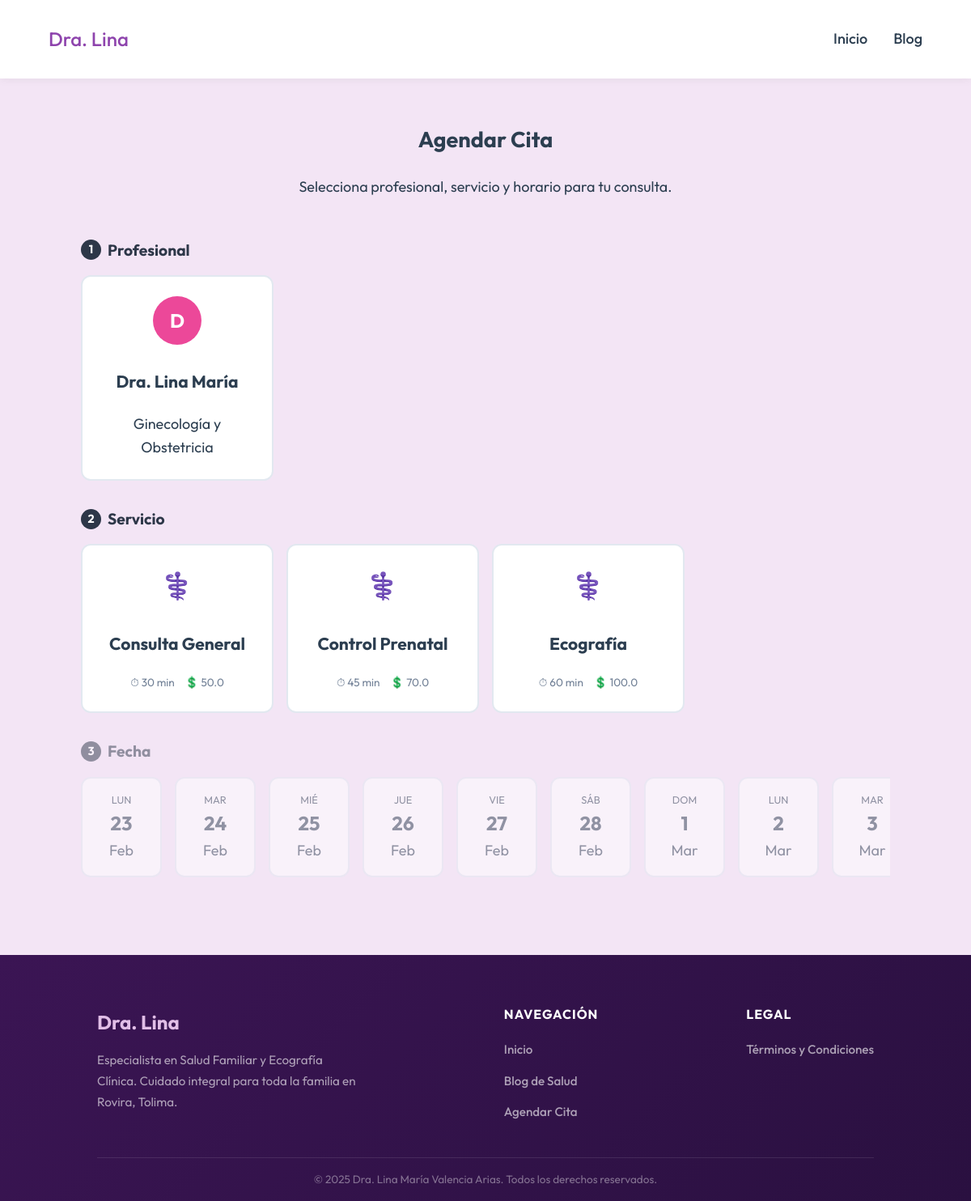
Screenshot of /reservar (signed in) with the database file from the repository.
### app/models.py (models this page shows)
class User(UserMixin, db.Model):
    id = db.Column(db.Integer, primary_key=True)
    username = db.Column(db.String(80), unique=True, nullable=False)
    password_hash = db.Column(db.String(200), nullable=False)
    role = db.Column(db.String(20), default='admin')

class DoctorProfile(db.Model):
    id = db.Column(db.Integer, primary_key=True)
    user_id = db.Column(db.Integer, db.ForeignKey('user.id'), nullable=False)
    name = db.Column(db.String(100), nullable=False, default='Doctor')
    specialty = db.Column(db.String(100), nullable=False)
    bio = db.Column(db.Text)
    color = db.Column(db.String(20), default='#3b82f6')
    user = db.relationship('User', backref=db.backref('doctor_profile', uselist=False))

class Service(db.Model):
    id = db.Column(db.Integer, primary_key=True)
    name = db.Column(db.String(100), nullable=False)
    duration_minutes = db.Column(db.Integer, default=30)
    price = db.Column(db.Float, nullable=False)

### app/routes/public.py (the view, shortened to what this page needs)
@public_bp.route('/reservar', methods=['GET', 'POST'])
def reservar():
    from app.extensions import db
    from app.models import Patient, Appointment, Service, DoctorProfile, User
    from app.services.booking import generate_confirmation_token
    services = Service.query.all()
    doctors = User.query.join(DoctorProfile).filter(User.role == 'doctor').all()
    return render_template('public/reservar.html', services=services, doctors=doctors)

### app/__init__.py (called while the page is built)
def create_app(config_name=None):
    if config_name is None:
        config_name = os.getenv('FLASK_ENV', 'development')
    app = Flask(__name__)
    app.config.from_object(config[config_name])
    db.init_app(app)
    migrate.init_app(app, db)
    login_manager.init_app(app)
    csrf.init_app(app)
    @login_manager.user_loader
    def load_user(user_id):
        from .models import User
        return User.query.get(int(user_id))
    from .routes import public_bp, admin_bp, api_bp
    app.register_blueprint(public_bp)
    app.register_blueprint(admin_bp)
    app.register_blueprint(api_bp)
    from . import models
    return app

### app/templates/public/reservar.html (shortened to what this page needs)
{% extends "base.html" %}
{% block content %}
<section class="booking-container">
    <div class="booking-header">
        <h1>Agendar Cita</h1>
        <p>Selecciona profesional, servicio y horario para tu consulta.</p>
    </div>
    <div class="booking-grid">
        <div class="step-section">
            <h2 class="step-title"><span class="step-number">1</span> Profesional</h2>
            <div class="cards-grid" id="doctors-grid">
                {% for doctor in doctors %}
                <div class="selection-card doctor-card" onclick="selectDoctor('{{ doctor.id }}', this)">
                    <div class="doc-avatar" style="background: {{ doctor.doctor_profile.color }};">
                        {{ doctor.doctor_profile.name[0] }}
                    </div>
                    <div class="doc-info">
                        <h3>{{ doctor.doctor_profile.name }}</h3>
                        <span>{{ doctor.doctor_profile.specialty }}</span>
                    </div>
                </div>
                {% endfor %}
            </div>
        </div>
        <div class="step-section">
            <h2 class="step-title"><span class="step-number">2</span> Servicio</h2>
            <div class="cards-grid" id="services-grid">
                {% for service in services %}
                <div class="selection-card service-card"
                    onclick="selectService('{{ service.id }}', '{{ service.duration_minutes }}', this)">
                    <div class="service-icon">⚕️</div>
                    <div class="service-info">
                        <h3>{{ service.name }}</h3>
                        <div class="service-meta">
                            <span>⏱ {{ service.duration_minutes }} min</span>
                            <span>💲 {{ service.price }}</span>
                        </div>
                    </div>
                </div>
                {% endfor %}
            </div>
        </div>
        <div class="step-section" id="date-section" style="opacity: 0.5; pointer-events: none;">
            <h2 class="step-title"><span class="step-number">3</span> Fecha</h2>
            <div class="dates-scroller">
            </div>
        </div>
    </div>
</section>
{% endblock %}

### app/static/css/style.css (style rules this page uses)
:root { --primary: #8e44ad; --secondary: #9b59b6; --accent: #e1bee7; --dark: #2c3e50; --light: #f3e5f5; --white: #FFFFFF; --text-muted: #7f8c8d; }
body { font-family: 'Outfit', sans-serif; background-color: var(--light); color: var(--dark); margin: 0; line-height: 1.6; font-size: 18px; }

### app/templates/public/reservar.html (style rules this page uses)
.booking-container { max-width: 1000px; margin: 0 auto; padding: 2rem; }
.booking-header { text-align: center; margin-bottom: 3rem; }
.step-title { font-size: 1.2rem; margin-bottom: 1rem; display: flex; align-items: center; gap: 0.5rem; color: #2d3748; }
.step-number { background: #2d3748; color: white; width: 25px; height: 25px; border-radius: 50%; display: flex; align-items: center; justify-content: center; font-size: 0.9rem; }
.cards-grid { display: grid; grid-template-columns: repeat(auto-fill, minmax(200px, 1fr)); gap: 1rem; margin-bottom: 2rem; }
.selection-card { background: white; border: 2px solid #e2e8f0; border-radius: 12px; padding: 1.5rem; cursor: pointer; transition: all 0.2s; display: flex; flex-direction: column; align-items: center; text-align: center; }
.doc-avatar { width: 60px; height: 60px; border-radius: 50%; display: flex; align-items: center; justify-content: center; font-size: 1.5rem; color: white; margin-bottom: 0.5rem; font-weight: bold; }
.service-icon { font-size: 2rem; margin-bottom: 0.5rem; }
.service-meta { display: flex; justify-content: center; gap: 0.8rem; font-size: 0.85rem; color: #718096; margin-top: 0.5rem; }
.dates-scroller { display: flex; gap: 1rem; overflow-x: auto; padding-bottom: 1rem; scrollbar-width: thin; }

### rows the page displays
User: doctor_profile "D", doctor_profile.name "Dra. Lina María", doctor_profile.specialty "Ginecología y Obstetricia"
Service: name "Consulta General", duration_minutes "30", price "50.0"
Service: name "Control Prenatal", duration_minutes "45", price "70.0"
Service: name "Ecografía", duration_minutes "60", price "100.0"
